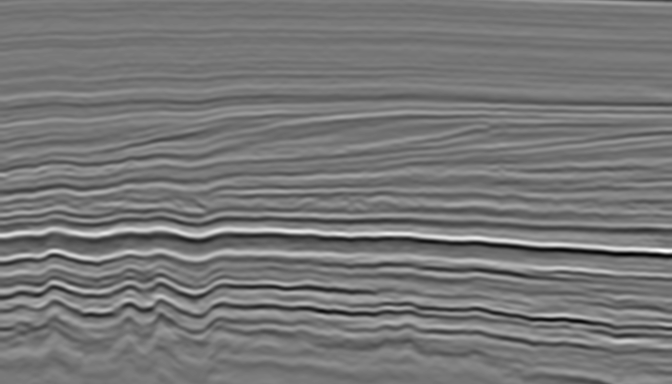
#> input picture test/images/inline_1058.png, 672 x 384 px, found by its file name; its folder holds only this picture in this run
$ jupyter execute --allow-errors 'аugmentation_sinus.ipynb'   (older library calls are emulated)
#> lines starting #> are read from the running program, lines starting #| are printed output that depends on the picture
[cell 1]
import os
import numpy as np
from google.colab import drive
from PIL import Image
from skimage.io import imsave
from tqdm import tqdm

import matplotlib.pyplot as plt

[cell 2]
# [68 lines left out: functions borders_fun, borders, sin_shifts, double_frequency_gen, module_gen, not called in this run]

def gen_augm_img_mask_border(img, masks, borders, x_mean):
    rows, cols = img.shape
    for i in range(7):
        assert(masks[i].shape == img.shape)
        assert(borders[i].shape == img.shape)

    lim_down = int(np.round(cols / 10))
    lim_up = int(np.round(cols / 4))

    left = np.random.randint(0, cols - lim_down)
    right = np.random.randint(left + lim_down, min(left + lim_up, cols))

    shifts = sin_shifts(right - left,
                        double_frequency_gen(),
                        np.random.randint((right - left) // 8, (right - left) // 4),
                        module_gen())

    augm_img = img.copy()
    augm_masks = [mask.copy() for mask in masks]
    augm_borders = [border.copy() for border in borders]

    for i in range(shifts.shape[0]):
        if shifts[i] > 0:
            augm_img[:-shifts[i], left + 1 + i] = img[shifts[i]:, left + 1 + i]
            augm_img[-shifts[i]:, left + 1 + i] = x_mean[-shifts[i]:, left + 1 + i]
            for k in range(7):
                augm_masks[k][:-shifts[i], left + 1 + i] = masks[k][shifts[i]:, left + 1 + i]
                augm_borders[k][:-shifts[i], left + 1 + i] = borders[k][shifts[i]:, left + 1 + i]
        elif shifts[i] < 0:
            augm_img[-shifts[i]:, left + 1 + i] = img[:shifts[i], left + 1 + i]
            augm_img[:-shifts[i], left + 1 + i] = x_mean[:-shifts[i], left + 1 + i]
            for k in range(7):
                augm_masks[k][-shifts[i]:, left + 1 + i] = masks[k][:shifts[i], left + 1 + i]
                augm_borders[k][-shifts[i]:, left + 1 + i] = borders[k][:shifts[i], left + 1 + i]
        else:
            pass

    return augm_img, augm_masks, augm_borders

[cell 3]
drive.mount("/content/drive")

[cell 4]
path = "./drive/My Drive/Rosneft Seismic/train"

filenames = sorted(filename
                   for filename in os.listdir(f"{path}/images")
                   if filename.startswith("inline"))

[cell 5]
data = []
for filename in tqdm(filenames):
    img = np.array(Image.open(f"{path}/images/{filename}"))
#> img is the input picture: shape (384, 672, 4); mean R, G, B, A 118.6, 118.6, 118.6, 255
    img = img[:, :, :3].mean(axis=2)
#> img: shape (384, 672) float64
    masks = []
    borders = []
    for i in range(7):
        mask = np.array(Image.open(f"{path}/answer/{i}/{filename}"))
        border = np.array(Image.open(f"{path}/answer/{i}_border/{filename}"))
        masks.append(mask)
        borders.append(border)
    data.append((filename, img, masks, borders))

[cell 6]
x_mean = np.mean([data[i][1] for i in range(len(data))], axis=0)

#> (a cell that did not finish here is left out)

# Склад

#> (a cell that did not finish here is left out)

#> (a cell that did not finish here is left out)

[cell 10]
plt.figure(figsize=(16, 16))
plt.subplot(221)
plt.imshow(mask)
plt.subplot(222)
plt.imshow(img)
plt.subplot(223)
plt.imshow(border)
plt.subplot(224)
plt.imshow(x_mean)
plt.show()
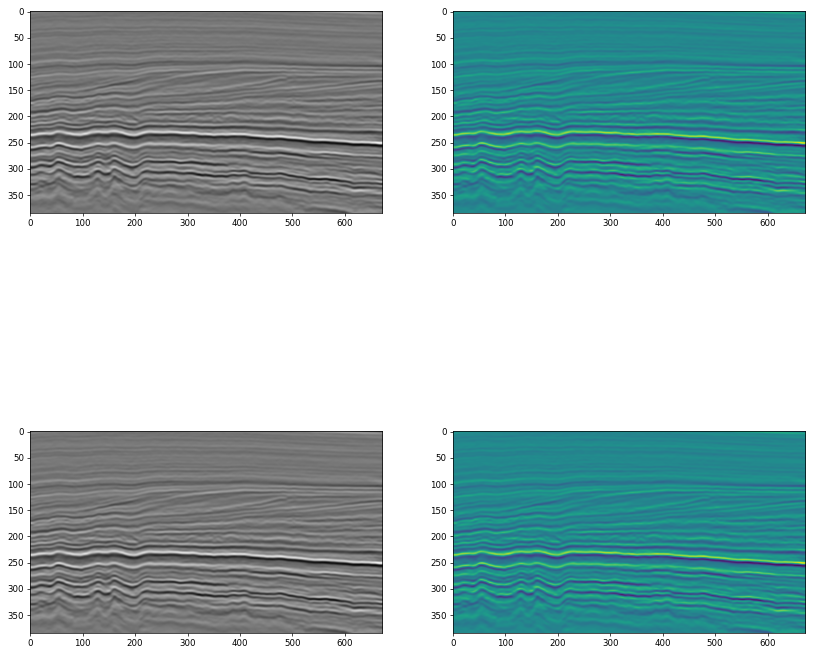
#> figure drawn by matplotlib, 4 panels
plt.close()

#> (a cell that did not finish here is left out)


[cell 12]
plt.figure(figsize=(16, 16))
plt.subplot(221)
#> (the rest of this cell did not finish here and is left out)

# Random shifts from [-1, 0, 1]

[cell 13]
# [9 lines left out: function allowed_shifts_from_diff, not called in this run]

[cell 14]
shifts = []
#> (the rest of this cell did not finish here and is left out)

[cell 15]
plt.figure(figsize=(8, 8))
plt.plot(shifts, "o-")
plt.grid()
plt.show()
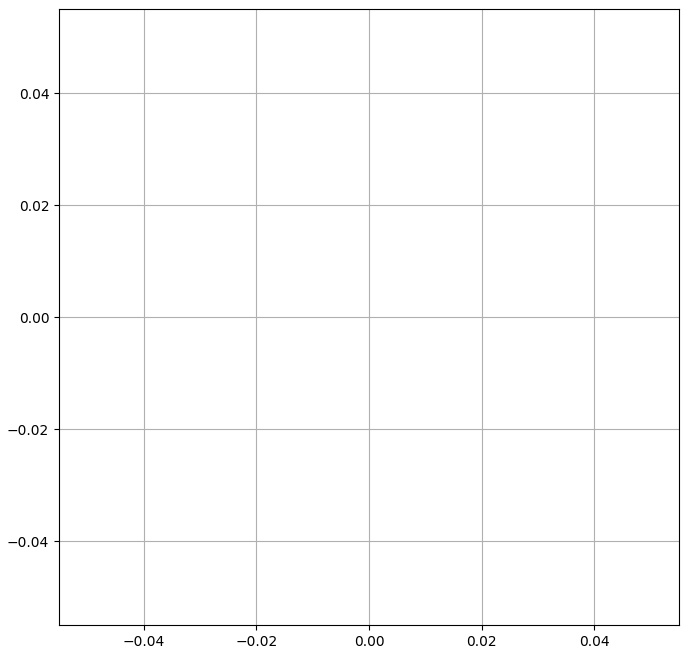
#> figure drawn by matplotlib, 1 panel
plt.close()

$ run again, on test/images/inline_1242.png
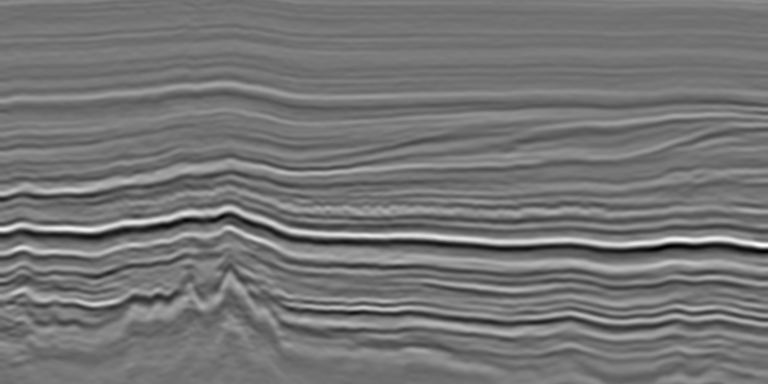
#> input picture test/images/inline_1242.png, 768 x 384 px, found by its file name
#> img is the input picture: shape (384, 768, 4); mean R, G, B, A 116.6, 116.6, 116.6, 255
#> img: shape (384, 768) float64
#> `plt.show()`:
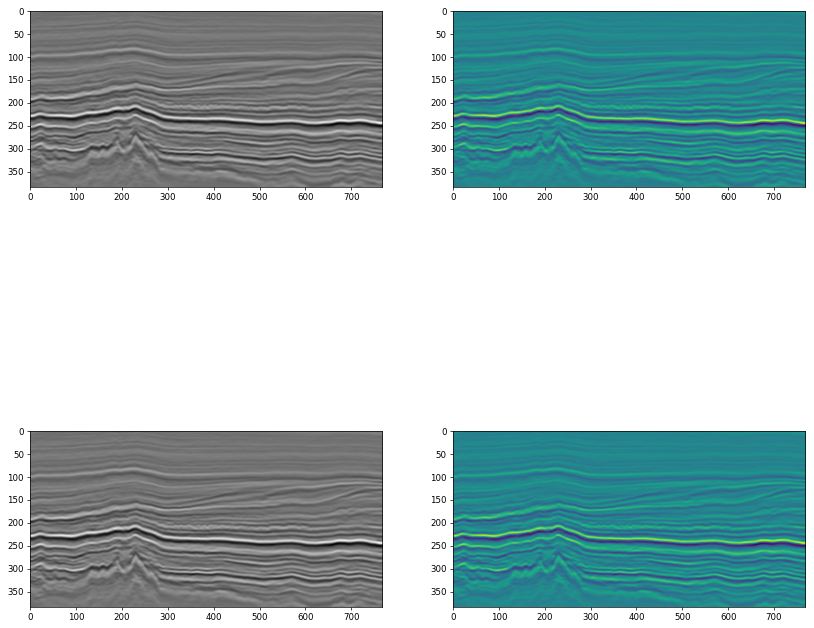
#> figure drawn by matplotlib, 4 panels

$ run again, on test/images/inline_1272.png
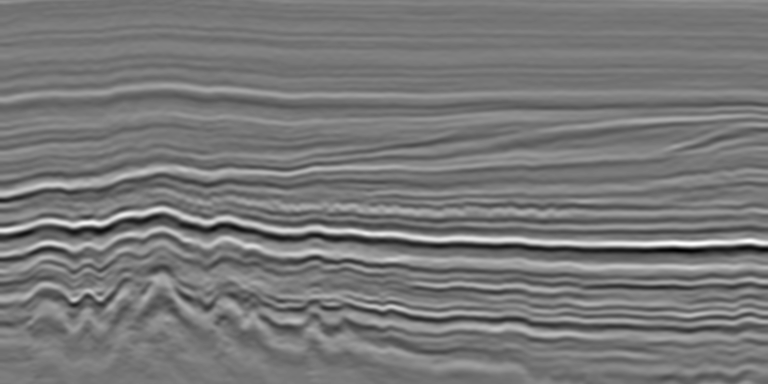
#> input picture test/images/inline_1272.png, 768 x 384 px, found by its file name
#> img is the input picture: shape (384, 768, 4); mean R, G, B, A 119.7, 119.7, 119.7, 255
#> img: shape (384, 768) float64
#> `plt.show()`:
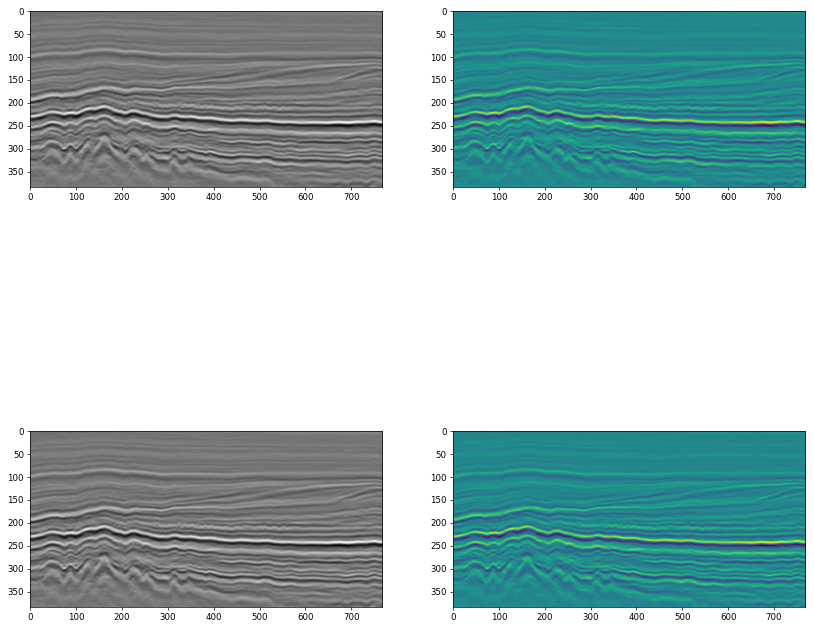
#> figure drawn by matplotlib, 4 panels

$ run again, on test/images/inline_1336.png
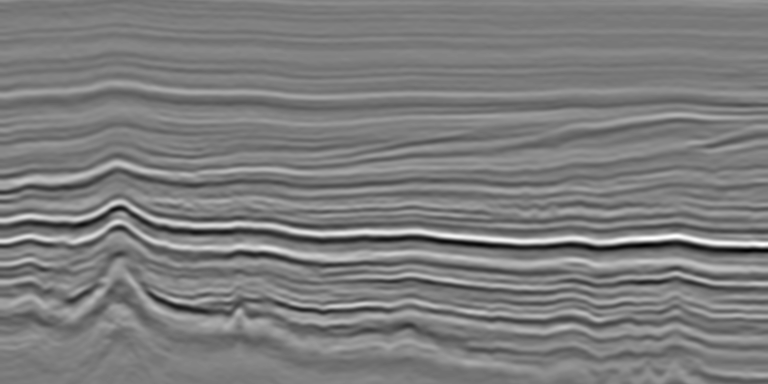
#> input picture test/images/inline_1336.png, 768 x 384 px, found by its file name
#> img is the input picture: shape (384, 768, 4); mean R, G, B, A 124.5, 124.5, 124.5, 255
#> img: shape (384, 768) float64
#> `plt.show()`:
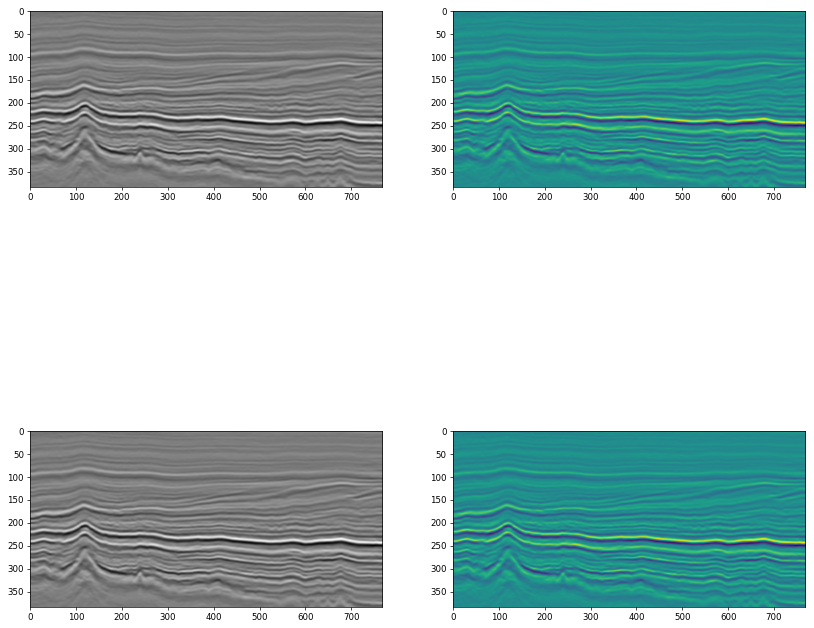
#> figure drawn by matplotlib, 4 panels

$ run again, on test/images/inline_1094.png
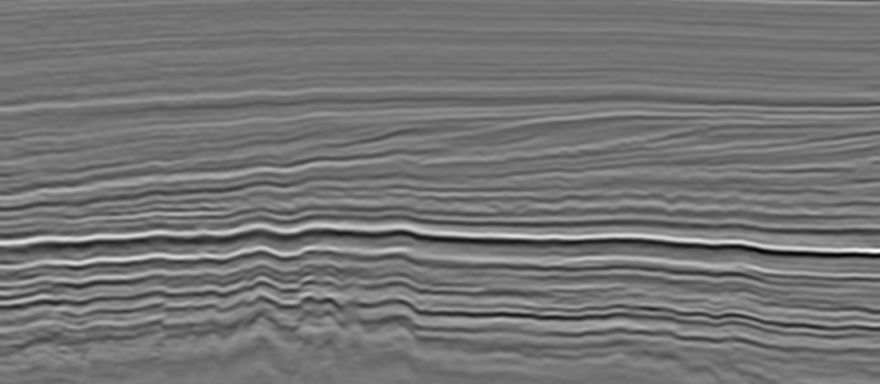
#> input picture test/images/inline_1094.png, 880 x 384 px, found by its file name
#> img is the input picture: shape (384, 880, 4); mean R, G, B, A 115.9, 115.9, 115.9, 255
#> img: shape (384, 880) float64
#> `plt.show()`:
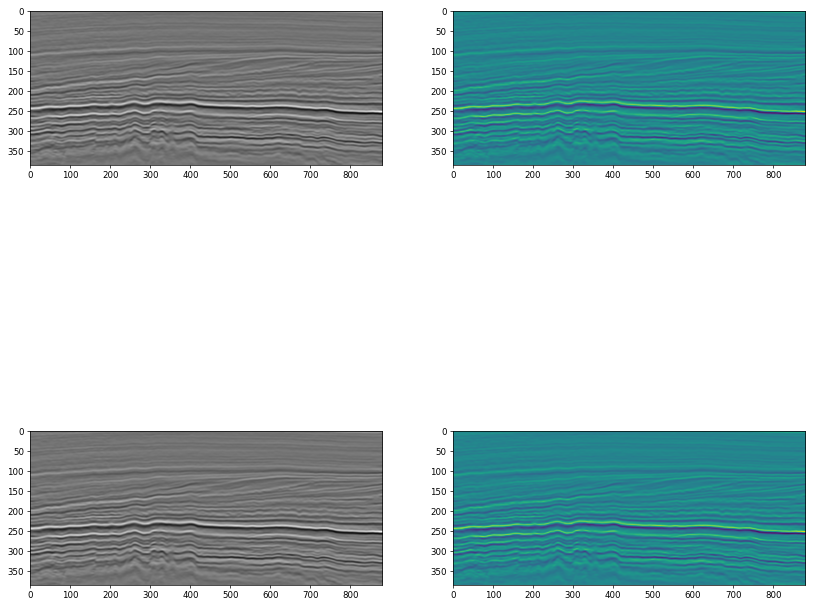
#> figure drawn by matplotlib, 4 panels
